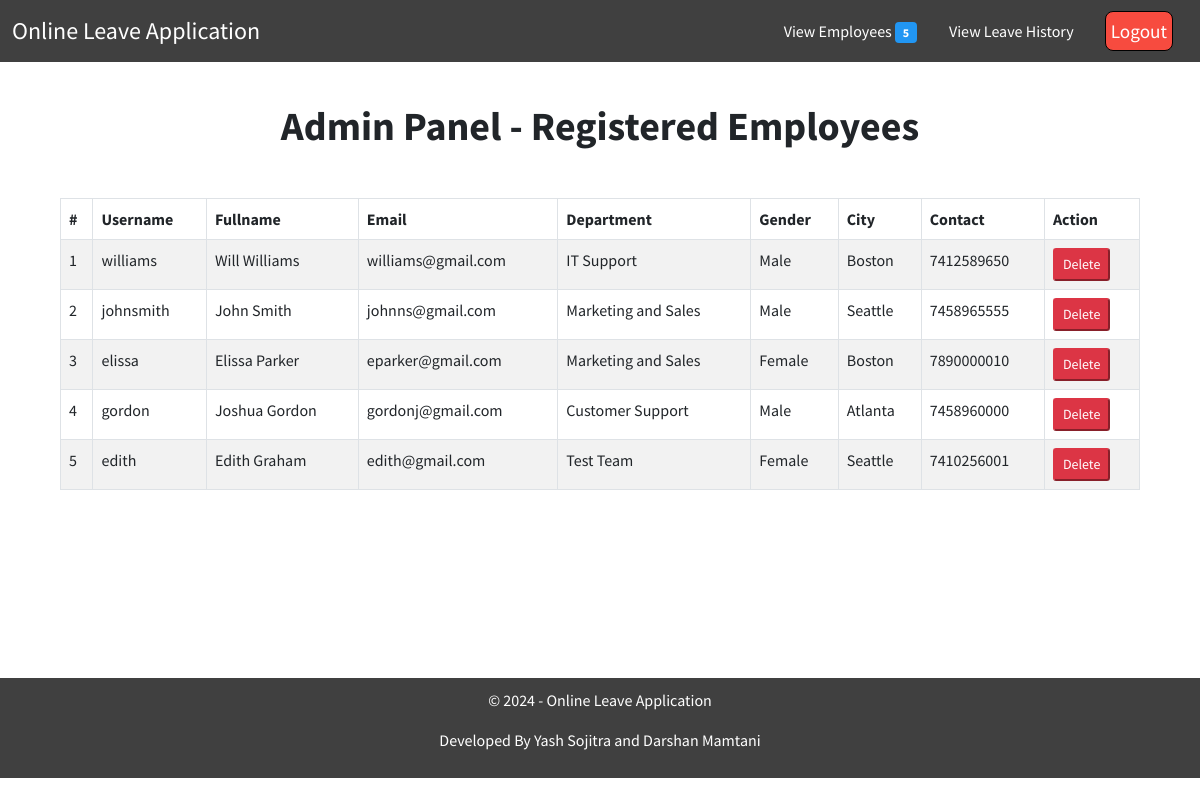
The page /list_emp.php (signed in) on the database its author committed.
### tables this page shows
CREATE TABLE `users` (
  `id` int(11) NOT NULL,
  `fullname` varchar(255) NOT NULL,
  `name` varchar(255) NOT NULL,
  `password` varchar(255) NOT NULL,
  `type` varchar(150) NOT NULL,
  `email` varchar(255) NOT NULL,
  `gender` varchar(150) NOT NULL,
  `city` varchar(255) NOT NULL,
  `department` varchar(255) NOT NULL,
  `phone` varchar(150) NOT NULL
);

### list_emp.php (the view, shortened to what this page needs)
<?php
if(!isset($_SESSION["sess_user"])){
  header("Location: index.php");
}
else{
?>
<!DOCTYPE html>
<html lang="en">
<head>
    <link href="https://cdn.jsdelivr.net/npm/bootstrap@5.0.0-beta2/dist/css/bootstrap.min.css" rel="stylesheet"
>
    <link rel="stylesheet" href="css/style.css">
</head>
<body>
    <nav class="navbar header-nav navbar-expand-lg navbar-light bg-light">
        <div class="container-fluid">
            <a class="navbar-brand" href="admin.php">Online Leave Application</a>
            <ul class="nav justify-content-end">
            <li class="nav-item">
            <a class="nav-link" href="list_emp.php" style="color:white;">View Employees <span class="badge badge-pill" style="background-color:#2196f3;"><?php include('count_emp.php');?></span></a>
            </li>
            <li class="nav-item">
                <a class="nav-link" href="leave_history.php" style="color:white;">View Leave History</a>
            </li>
            <li class="nav-item">
            <button id="logout" onclick="window.location.href='logout.php';">Logout</button> </div>
    </nav>
    <h1>Admin Panel - Registered Employees</h1>
    <div class="mycontainer">
        <div class="table-responsive">
              <table class="table table-bordered table-hover table-striped">
                  <thead>
                      <th>#</th>
                      <th>Username</th>
                      <th>Fullname</th>
                      <th>Email</th>
                      <th>Department</th>
                      <th>Gender</th>
                      <th>City</th>
                      <th>Contact</th>
                      <th>Action</th>
                  </thead>
                  <tbody>
                    <?php
                          $leaves = mysqli_query($conn,"SELECT * FROM users WHERE type = 'Employee'");
                          if($leaves){
                            $numrow = mysqli_num_rows($leaves);
                            if($numrow!=0){
                              $cnt=1;
                              while($row1 = mysqli_fetch_array($leaves)){
                                echo "<tr>
                                        <td>$cnt</td>
                                        <td>{$row1['name']}</td>
                                        <td>{$row1['fullname']}</td>
                                        <td>{$row1['email']}</td>
                                        <td>{$row1['department']}</td>
                                        <td>{$row1['gender']}</td>
                                        <td>{$row1['city']}</td>
                                        <td>{$row1['phone']}</td>
                                        <td><a href=\"delete_emp.php?id={$row1['id']}\"><button class='btn-danger btn-sm' >Delete</button></a></td>
                                      </tr>";
                             $cnt++; }
                            } else {
                              echo"<tr class='text-center'><td colspan='12'>YOU DON'T HAVE ANY LEAVE HISTORY! PLEASE APPLY TO VIEW YOUR STATUS HERE!</td></tr>";
                            }
                          }
                          else{
                            echo "Query Error : " . "SELECT descr,status FROM leaves WHERE eid='".$_SESSION['sess_eid']."'" . "<br>" . mysqli_error($conn);;
                          }
                      ?>
                  </tbody>
              </table>
          </div>
    </div>
    <footer class="footer navbar navbar-expand-lg navbar-light bg-light" style="color:white;">
    <div>
    <p class="text-center">&copy; <?php echo date("Y"); ?> - Online Leave Application</p>
      <p class="text-center">Developed By Yash Sojitra and Darshan Mamtani</p>
    </div>
    </footer>
</body>
</html>
<?php
}
?>

### css/style.css (style rules this page uses)
* { margin: 0px; box-sizing: border-box; font-family: "Source Sans Pro", sans-serif; }
body { max-width: 100vw; overflow-x: hidden; height: 100vh; }
.header-nav { position: sticky; top: 0; z-index: 999; background-color: #404040 !important; }
.navbar-brand { font-size: 1.5em; color: white !important; font-weight: 400; }
#register, #logout { float: right; padding: 5px; text-decoration: none; color: white; font-size: 1.2em; margin: auto 15px; font-weight: 400; width: max-content; }
#logout { outline: none; background-color: #f74b3f; border: 1px solid black; color: white; border-radius: 8px; }
.footer { width: 100%; text-align: center; padding: 10px; bottom: 0; background: #404040 !important; bottom: 0px; }
.footer > div { width: 100%; }

### list_emp.php (style rules this page uses)
h1 { text-align: center; font-size: 2.5em; font-weight: bold; padding-top: 1em; }
.mycontainer { width: 90%; margin: 1.5rem auto; min-height: 60vh; }
.mycontainer table { margin: 1.5rem auto; }

### rows shown on the page
users: name "williams", fullname "Will Williams", email "williams@gmail.com", department "IT Support", gender "Male", city "Boston", phone "7412589650"
users: name "johnsmith", fullname "John Smith", email "johnns@gmail.com", department "Marketing and Sales", gender "Male", city "Seattle", phone "7458965555"
users: name "elissa", fullname "Elissa Parker", email "eparker@gmail.com", department "Marketing and Sales", gender "Female", city "Boston", phone "7890000010"
users: name "gordon", fullname "Joshua Gordon", email "gordonj@gmail.com", department "Customer Support", gender "Male", city "Atlanta", phone "7458960000"
users: name "edith", fullname "Edith Graham", email "edith@gmail.com", department "Test Team", gender "Female", city "Seattle", phone "7410256001"

### other values the page prints
$query->num_rows "5"
